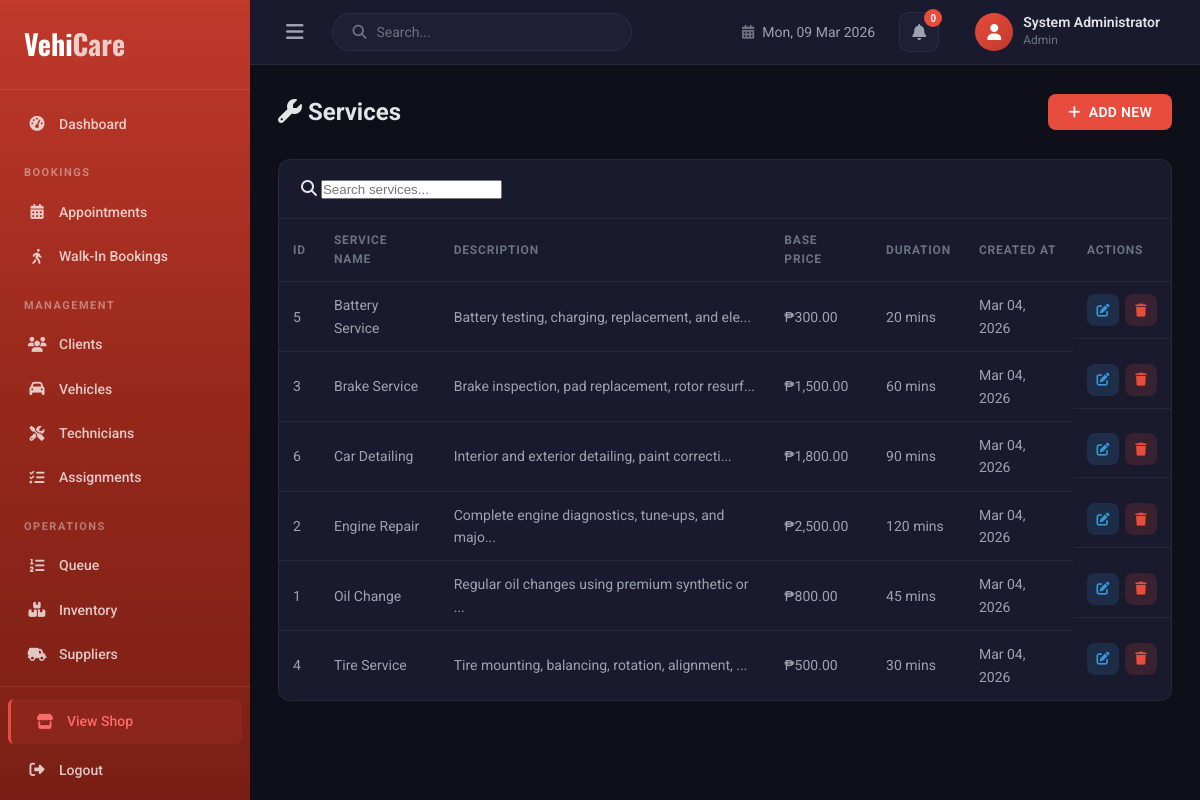
/admins/services.php (signed in), run on the app's committed database.
### tables this page shows
CREATE TABLE `services` (
  `service_id` int(11) NOT NULL,
  `service_name` varchar(150) NOT NULL,
  `description` text DEFAULT NULL,
  `base_price` decimal(10,2) NOT NULL,
  `estimated_duration` int(11) DEFAULT NULL COMMENT 'Duration in minutes',
  `created_at` timestamp NOT NULL DEFAULT current_timestamp()
);

### admins/services.php (the view, shortened to what this page needs)
<?php
require_once __DIR__ . '/../includes/db.php';
$services = $pdo->query("SELECT * FROM services ORDER BY service_name")->fetchAll();
?>
<!DOCTYPE html>
<html lang="en">
<head>
    <link rel="stylesheet" href="../includes/style/admin.css">
    <link rel="stylesheet" href="https://cdnjs.cloudflare.com/ajax/libs/font-awesome/6.5.1/css/all.min.css">
</head>
<body class="admin-body">
<div class="admin-layout">
    <?php include __DIR__ . '/includes/sidebar.php'; ?>
    <main class="admin-main">
        <?php include __DIR__ . '/includes/topbar.php'; ?>
        <div class="admin-content">
            <div class="page-header">
                <h2><i class="fas fa-wrench"></i> Services</h2>
                <button class="btn btn-primary" onclick="openModal('addModal')"><i class="fas fa-plus"></i> Add New</button>
            </div>
            <div class="admin-card">
                <div class="table-toolbar">
                    <div class="search-box"><i class="fas fa-search"></i>
                        <input type="text" id="searchInput" placeholder="Search services..." onkeyup="searchTable()">
                    </div>
                </div>
                <?php if (count($services) > 0): ?>
                <div class="table-responsive">
                    <table class="admin-table" id="servicesTable">
                        <thead><tr><th>ID</th><th>Service Name</th><th>Description</th><th>Base Price</th><th>Duration</th><th>Created At</th><th>Actions</th></tr></thead>
                        <tbody>
                        <?php foreach ($services as $row): ?>
                        <tr>
                            <td><?= $row['service_id'] ?></td>
                            <td><?= htmlspecialchars($row['service_name']) ?></td>
                            <td><?= htmlspecialchars(mb_strimwidth($row['description'] ?? '', 0, 50, '...')) ?></td>
                            <td>₱<?= number_format((float)$row['base_price'], 2) ?></td>
                            <td><?= $row['estimated_duration'] ? $row['estimated_duration'] . ' mins' : '—' ?></td>
                            <td><?= date('M d, Y', strtotime($row['created_at'])) ?></td>
                            <td class="action-btns">
                                <button class="btn-icon btn-edit" onclick="editService(<?= $row['service_id'] ?>, '<?= htmlspecialchars(addslashes($row['service_name']), ENT_QUOTES) ?>', '<?= htmlspecialchars(addslashes($row['description'] ?? ''), ENT_QUOTES) ?>', '<?= $row['base_price'] ?>', '<?= $row['estimated_duration'] ?? '' ?>')"><i class="fas fa-edit"></i></button>
                                <form method="POST" style="display:inline" onsubmit="return confirm('Delete this service?')">
                                    <button type="submit" class="btn-icon btn-delete"><i class="fas fa-trash"></i></button>
                                </form>
                            </td>
                        </tr>
                        <?php endforeach; ?>
                        </tbody>
                    </table>
                </div>
                <?php else: ?>
                <div class="empty-state"><i class="fas fa-wrench"></i><h3>No services found</h3><p>Click "Add New" to create a service.</p></div>
                <?php endif; ?>
            </div>
        </div>
    </main>
</div>
</body>
</html>

### includes/style/admin.css (style rules this page uses)
:root { --primary: #e74c3c; --primary-dark: #c0392b; --primary-light: #ff6b6b; --admin-bg: #0f0f1a; --admin-surface: #1a1a2e; --admin-surface-2: #1e1e35; --admin-surface-3: #252540; --admin-border: rgba(255,255,255,0.06); --admin-text: #e4e4e7; --admin-text-dim: #9ca3af; --admin-text-muted: #6b7280; --sidebar-bg: linear-gradient(180deg, #c0392b 0%, #96281b 50%, #7a1f15 100%); --sidebar-width: 250px; --topbar-height: 65px; --font-main: 'Roboto', sans-serif; --font-heading: 'Oswald', sans-serif; --radius: 12px; --radius-sm: 8px; --shadow: 0 4px 20px rgba(0,0,0,0.3); --transition: all 0.3s ease; }
*, *::before, *::after { margin: 0; padding: 0; box-sizing: border-box; }
html { scroll-behavior: smooth; }
body.admin-body { font-family: var(--font-main); background: var(--admin-bg); color: var(--admin-text); line-height: 1.6; overflow-x: hidden; }
.admin-layout { display: flex; min-height: 100vh; }
.admin-main { flex: 1; margin-left: var(--sidebar-width); transition: var(--transition); display: flex; flex-direction: column; }
.admin-content { padding: 28px; flex: 1; }
.page-header { display: flex; align-items: center; justify-content: space-between; margin-bottom: 28px; }
.admin-card { background: var(--admin-surface); border: 1px solid var(--admin-border); border-radius: var(--radius); overflow: hidden; }
.admin-table { width: 100%; border-collapse: collapse; }
.admin-table thead th { text-align: left; padding: 12px 14px; font-size: 12px; font-weight: 700; text-transform: uppercase; letter-spacing: 0.8px; color: var(--admin-text-muted); border-bottom: 1px solid var(--admin-border); }
.admin-table tbody td { padding: 12px 14px; font-size: 14px; color: var(--admin-text-dim); border-bottom: 1px solid var(--admin-border); }
.admin-table tbody tr:last-child td { border-bottom: none; }
.btn { display: inline-flex; align-items: center; gap: 8px; padding: 10px 20px; border: none; border-radius: var(--radius-sm); font-family: var(--font-main); font-weight: 600; font-size: 14px; cursor: pointer; transition: var(--transition); text-transform: uppercase; letter-spacing: 0.3px; }
.btn-primary { background: var(--primary); color: #fff; }
.action-btns { display: flex; gap: 6px; }
.btn-icon { width: 32px; height: 32px; border-radius: 8px; border: none; display: inline-flex; align-items: center; justify-content: center; cursor: pointer; transition: var(--transition); font-size: 13px; }
.btn-edit { background: rgba(52,152,219,0.15); color: #3498db; }
.btn-delete { background: rgba(231,76,60,0.15); color: #e74c3c; }
.table-toolbar { display: flex; align-items: center; justify-content: space-between; gap: 12px; padding: 16px 22px; border-bottom: 1px solid var(--admin-border); flex-wrap: wrap; }

### data on the page
services: service_id "5", service_name "Battery Service", description "Battery testing, charging, replacement, and ele...", base_price "300.00", estimated_duration "20", created_at "Mar 04, 2026"
services: service_id "3", service_name "Brake Service", description "Brake inspection, pad replacement, rotor resurf...", base_price "1,500.00", estimated_duration "60", created_at "Mar 04, 2026"
services: service_id "6", service_name "Car Detailing", description "Interior and exterior detailing, paint correcti...", base_price "1,800.00", estimated_duration "90", created_at "Mar 04, 2026"
services: service_id "2", service_name "Engine Repair", description "Complete engine diagnostics, tune-ups, and majo...", base_price "2,500.00", estimated_duration "120", created_at "Mar 04, 2026"
services: service_id "1", service_name "Oil Change", description "Regular oil changes using premium synthetic or ...", base_price "800.00", estimated_duration "45", created_at "Mar 04, 2026"
services: service_id "4", service_name "Tire Service", description "Tire mounting, balancing, rotation, alignment, ...", base_price "500.00", estimated_duration "30", created_at "Mar 04, 2026"

### other printed values
$_SESSION['full_name'] "System Administrator"
$_SESSION['role'] "Admin"
